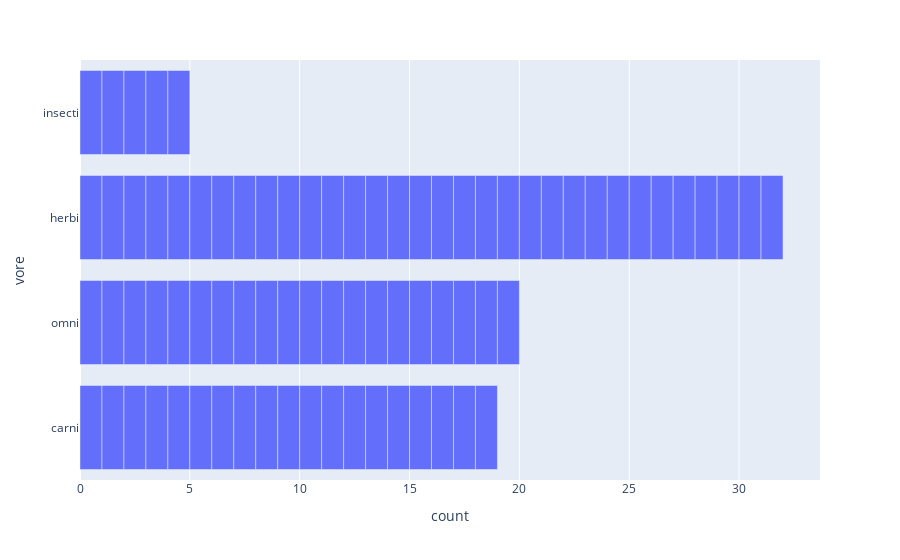

Source (notebook cell):
### Code cell
fig = px.bar(df, y = df['vore'])
fig.show()

### Figure 1 — Plotly figure (JSON) as saved in the notebook; plotly's stock layout.template omitted (floating-point values rounded to 4 significant figures)
{"data": [{"alignmentgroup": "True", "hovertemplate": "count=%{x}<br>vore=%{y}<extra></extra>", "legendgroup": "", "marker": {"color": "#636efa", "pattern": {"shape": ""}}, "name": "", "offsetgroup": "", "orientation": "h", "showlegend": false, "textposition": "auto", "type": "bar", "x": [1, 1, 1, 1, 1, 1, 1, 1, 1, 1, 1, 1, 1, 1, 1, 1, 1, 1, 1, 1, 1, 1, 1, 1, 1, 1, 1, 1, 1, 1, 1, 1, 1, 1, 1, 1, 1, 1, 1, 1, 1, 1, 1, 1, 1, 1, 1, 1, 1, 1, 1, 1, 1, 1, 1, 1, 1, 1, 1, 1, 1, 1, 1, 1, 1, 1, 1, 1, 1, 1, 1, 1, 1, 1, 1, 1, 1, 1, 1, 1, 1, 1, 1], "xaxis": "x", "y": ["carni", "omni", "herbi", "omni", "herbi", "herbi", "carni", null, "carni", "herbi", "herbi", "herbi", "omni", "herbi", "omni", "omni", "omni", "carni", "herbi", "omni", "herbi", "insecti", "herbi", "herbi", "omni", "omni", "herbi", "carni", "omni", "herbi", "carni", "carni", "herbi", "omni", "herbi", "herbi", "carni", "omni", "herbi", "herbi", "herbi", "herbi", "insecti", "herbi", "carni", "herbi", "carni", "herbi", "herbi", "omni", "carni", "carni", "carni", "omni", null, "omni", null, null, "carni", "carni", "herbi", "insecti", null, "herbi", "omni", "omni", "insecti", "herbi", null, "herbi", "herbi", "herbi", null, "omni", "insecti", "herbi", "herbi", "omni", "omni", "carni", "carni", "carni", "carni"], "yaxis": "y"}], "layout": {"barmode": "relative", "legend": {"tracegroupgap": 0}, "margin": {"t": 60}, "xaxis": {"anchor": "y", "domain": [0, 1], "title": {"text": "count"}}, "yaxis": {"anchor": "x", "domain": [0, 1], "title": {"text": "vore"}}}}
